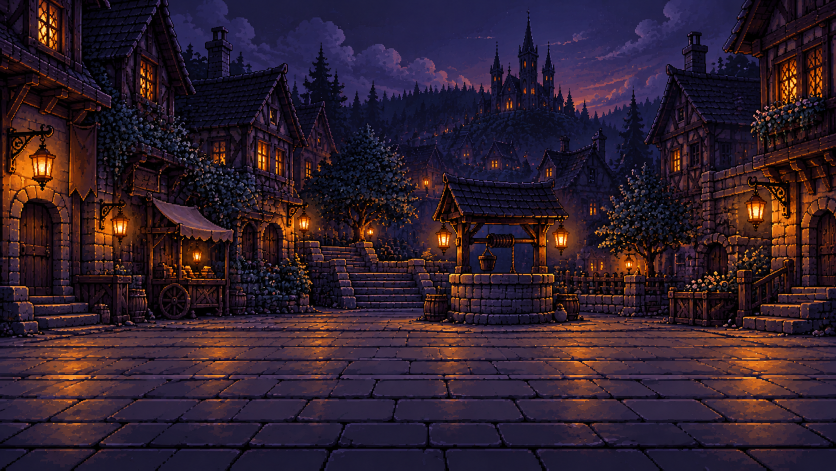
#> input picture prototypes/godot-combat/source-art/tutorial-locations/first-light.png, 1672 x 941 px (shown at 1/2 size); its folder holds 4 pictures in this run
$ python build_lantern_locations.py
#> lines starting #> are read from the running program, lines starting #| are printed output that depends on the picture
#!/usr/bin/env python3
"""Prepare pixel-sized Forge backdrops for the four Lantern Vale acts."""
from pathlib import Path
from PIL import Image

root = Path(__file__).resolve().parents[2]
source = root / 'prototypes/godot-combat/source-art/tutorial-locations'
out = root / 'ide/frontend/public/campaign-art/lantern-vale/locations'
out.mkdir(parents=True, exist_ok=True)
for name in ('first-light', 'vale-road', 'workshop', 'living-vale'):
    image = Image.open(source / (name + '.png')).convert('RGB')
#> image is the input picture: PIL image 1672x941 RGB; mean R, G, B 48.3, 30.8, 44.2
    image.resize((320, 180), Image.Resampling.NEAREST).save(out / (name + '.png'), optimize=True)
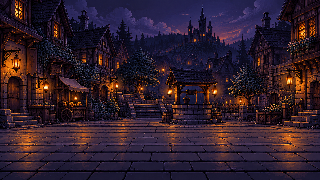
#> saved as first-light.png: PIL image 320x180 RGB; mean R, G, B 47.8, 30.6, 43.9
#> pass 2 of the loop `for name in ('first-light', 'vale-road', 'workshop', 'living-vale'):`:
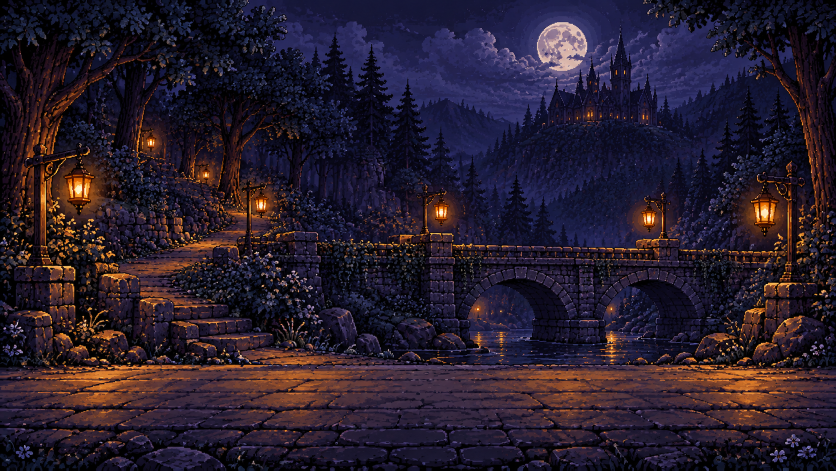
#> input picture prototypes/godot-combat/source-art/tutorial-locations/vale-road.png, 1672 x 941 px (shown at 1/2 size)
#> image is the input picture: PIL image 1672x941 RGB; mean R, G, B 40, 29.2, 44.4
#> `image.resize((320, 180), Image.Resampling.NEAREST).save(out / (name + ..`:
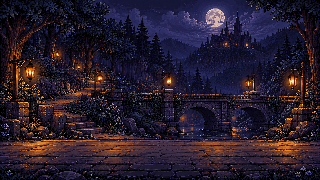
#> saved as vale-road.png: PIL image 320x180 RGB; mean R, G, B 39.9, 29.2, 44.3
#> pass 3 of the loop `for name in ('first-light', 'vale-road', 'workshop', 'living-vale'):`:
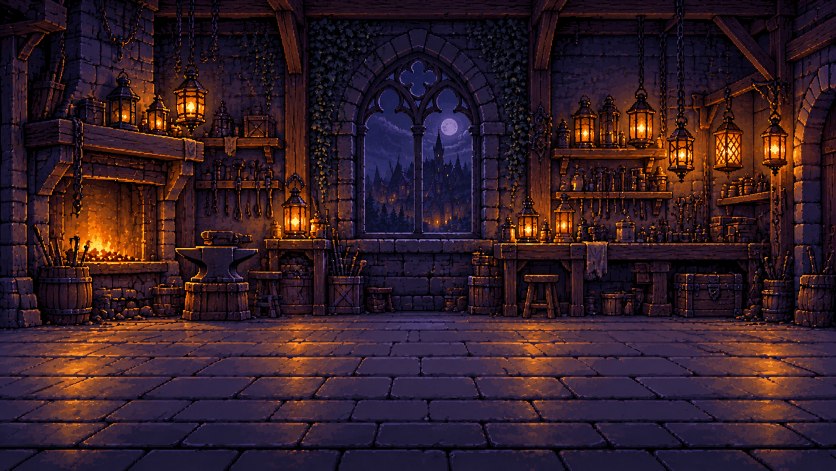
#> input picture prototypes/godot-combat/source-art/tutorial-locations/workshop.png, 1672 x 941 px (shown at 1/2 size)
#> image is the input picture: PIL image 1672x941 RGB; mean R, G, B 51.1, 29.3, 38.6
#> `image.resize((320, 180), Image.Resampling.NEAREST).save(out / (name + ..`:
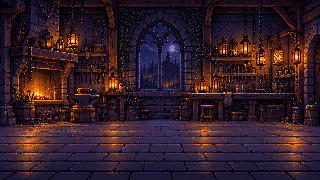
#> saved as workshop.png: PIL image 320x180 RGB; mean R, G, B 51.6, 29.6, 38.6
#> the loop made 4 passes; the first 3 are shown
